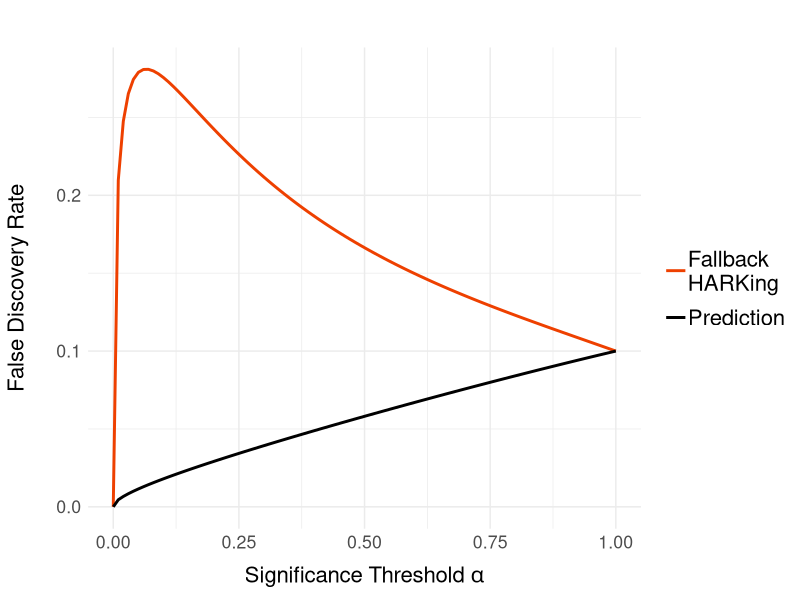

Write the R code that produced this figure.
# FALSE DISCOVERY, REPORTING PROTOCOLS, AND REDEFINING STATISTICAL SIGNIFICANCE
# << SERVER >>
# by Aydin Mohseni

# Load packages
library(ggplot2)
library(pwr)

# Global Variables
N <- 100 # number of possible hypotheses
brPrediction <-
  0.9 # the base rate for true hypotheses selected via prediction
brHARKing <-
  0.1 # the base rate for true hypotheses selected via HARKing
alpha <- 0.05 # the type I error rate of statistical tests
d <-
  0.5 # the average effect size for difference of means in terms of Cohen's d
n <- 30 # the average sample size for studies

# We model the effect of changing the conventional threshold 
# for statistical signficance on the false discovery rate of a literature.

# A literature consists in a unite mass of studies.
# A study consists of gathering data against which a set of N logically independent hypotheses may be tested

# One descriptive protocol researchers may follow is: `fallback HARKing'
# In `fallback HARKING', prior to observing her data a researcher select a hypothesis for testing that she judges is most likely true H_1. Upon observing her data, if the researcher finds that her hypothesis H_1 is statistically significant then she reports it. If, however, she finds that her hypothesis H_1 is not statistically significant, she turns to her N-1 other hypotheses and reports one that is in fact significant, if one exists.

# Define a function to compute the false discovery rate (FDR) for each protocol
funFDR <- function(alpha, br) {
  # First, compute the expected Type II error for the test
  beta <- 1 - pwr.t.test(n = 30, d = d, sig.level = alpha)$power
  # If alpha = 0, there are no discoveries, true or false, so we add this conditional to avoid dividing by zero
  if (alpha != 0) {
    # The false discovery rate of a protocol is given by the fraction of false discoveries over all discoveries.
    x <-
      alpha * (1 - br) # false discoveries = Pr(significant | H_0) * Pr(H_0)
    y <-
      (1 - beta) * br # true discoveries = Pr(significant | H_1) * Pr(H_1)
    z <-
      x / (x + y) # false discovery rate = false discoveries / (false discoveries + true discoveries)
    return(z)
  } else {
    # If alpha = 0, there are no discoveries, true or false
    return(0) #
  }
}

# Define a function to compute the _net_ false discovery rate (FDR) for the literature
funFDRn <-
  function(alpha) {
    # First, compute the expected Type II error for the test
    beta <- 1 - pwr.t.test(n = 30, d = d, sig.level = alpha)$power
    # The net false discovery rate of the protocol is a weighted mixture of the false discovery rate for each prediction and for HARKing.
    # Specifically, with probability q corresponding to the discovery rate of prediction the researcher will report that her predicted hypothesis is significanct. Such discoveries will, of course, exhibit the false discovery rate of predicton.
    q <-
      (1 - beta) * brPrediction + alpha * (1 - brPrediction) # discovery rate of prediction = true discoveries + false discoveries
    # And with probability 1-q her result will not be significant and so she will turn to select another hypothesis from the set of significant hypotheses (which will exhibit a lower base rate). There will be at least one such hypothesis with probability r = 1 - (discovery rate) ^ N. These hypotheses will exhibit the false discovery of HARKing.
    r <-
      1 - ((1 - alpha) * (1 - brHARKing) + beta * brHARKing) ^ N # discovery rate of HARKing = 1 - (true omissions + false omissions) ^ N
    # Now, we compute the approporate weighting s of the discovery rates for the prediction protocol.
    # (The weight of the the discovery rate of the HARKing protocol is simply the complement of that or prediction 1 - s.)
    if (alpha != 0) {
      # If alpha = 0, there are no discoveries by either protocol, so we add this conitional to avoid dividing by zero
      s <- q / (q + r * (1 - q))
    } else {
      s <- 0
    }
    # Finally, we compute the false discovery rate of `fallback HARKing' as the appropriately weighted mixture of the false discovery rates of each prediction with plausible hypotheses and HARKing with implausible ones.
    t <-
      s * funFDR(alpha, brPrediction) + (1 - s) * funFDR(alpha, brHARKing)
    return(c(t, s, r)) # return the aggreatate FDR, the weight of prediction, and the discovery rate for HARKing
  }

# Compute the net false discovery rate for various values of alpha
alphaVec <- seq(from = 0, to = 1, by = 0.01)
FDRp <- sapply(alphaVec, funFDR, br = brPrediction)
FDRh <- sapply(alphaVec, funFDR, br = brHARKing)
FDRn <- sapply(alphaVec, funFDRn)[1, ]
# Here we check if all of the outputs are behaving as expected
sVec <- sapply(alphaVec, funFDRn)[2, ]
print(sVec) # the fraction of findings contributed via prediction
rVec <- sapply(alphaVec, funFDRn)[3, ]
print(rVec) # the findings rate of HARking

# Produce the data frame of the false discovery rates to use in graphing
# dataLabels <- c("FDR(p)", "FDR(h)", "FDR(fh)")
dataLabels <- c("FDR(fh)", "FDR(p)")
# data <- c(FDRn, FDRh, FDRp)
data <- c(FDRn, FDRp)
group <- rep(dataLabels, each = length(alphaVec))
df <-
  data.frame(data = matrix(c(
    rep(alphaVec, times = length(dataLabels)), data, c(group)
  ), ncol = 3))
colnames(df) <- c("Alpha", "FDR", "Group")
df$Alpha <- as.numeric(as.character(df$Alpha))
df$FDR <- as.numeric(as.character(df$FDR))
df$Group <- factor(df$Group, dataLabels)

# Make a graph of the false discovery rates as a function of the signfinance threshold
G <- ggplot(df) +
  geom_line(
    data = df,
    size = 1,
    aes(
      x = Alpha,
      y = FDR,
      linetype = group,
      color = group
    ),
    alpha = 1
  ) +
  theme_minimal() +
  ggtitle("") +
  labs(x = expression(paste("Significance Threshold ", alpha)), y = "False Discovery Rate") +
  scale_linetype_manual(
    values = c("solid", "solid"),
    labels = c("Fallback \nHARKing", "Prediction")
  ) +
  scale_color_manual(
    values = c("orangered2", "black"),
    labels = c("Fallback \nHARKing", "Prediction")
  ) +
  scale_x_continuous(limits = c(0, 1)) +
  # scale_y_continuous(limits = c(0, 0.3)) +
  theme(
    legend.title = element_blank(),
    legend.position = "right",
    legend.spacing.x = unit(10, 'pt'),
    legend.spacing.y = unit(30, 'pt'),
    legend.text = element_text(size = 16, margin = margin(
      t = 5, b = 5, unit = "pt"
    )),
    plot.title = element_text(
      hjust = 0.5,
      margin = margin(b = 10, unit = "pt"),
      lineheight = 1.15
    ),
    axis.title.x =  element_text(margin = margin(t = 10, unit = "pt")),
    axis.title.y =  element_text(margin = margin(r = 20, unit = "pt")),
    text = element_text(size = 16)
  )
# Plot the final graph
print(G)
